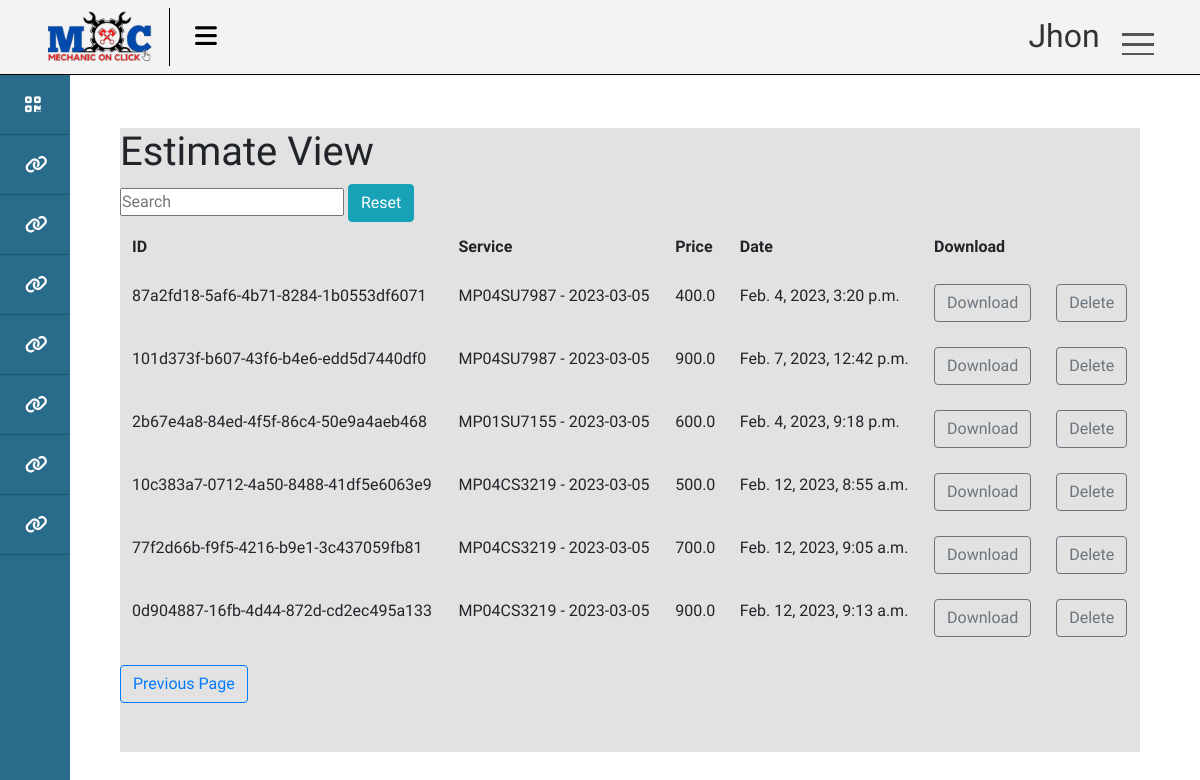
/estimates/ (signed in), run on the app's committed database.
### account/models.py (models this page shows)
class User(AbstractUser):
    class Role(models.TextChoices):
        ADMIN = "ADMIN" , "Admin"
        CUSTOMER = 'CUSTOMER' , "Customer"
        EMPLOYEE = 'EMPLOYEE' , 'Employee'
        HR = 'HR' , 'Human Resource Manager'
        SM = 'SM' , 'Service Manager'
        SA = 'SA' , 'Service Advisor'
        NA = 'NA' , 'NA'
        BSM = 'BSM' , 'Body Shop Manager'
        BSA = 'BSA' , 'Body Shop Advisor'
        CRM = 'CRM' , 'Customer Relationship Manager'
        SPM = 'SPM' , 'Spare Part Manager'
        SPE = 'SPE' , 'Spare Part Executive'
        AM  = 'AM' , 'Account Manager'
    phone = models.CharField(max_length=13,unique=True , null=True , blank=True)
    role = models.CharField(max_length=50 , choices=Role.choices ,default= Role.CUSTOMER)
    is_active = models.BooleanField(default=False)

### ERP/models.py (models this page shows, shortened)
class Estimate(models.Model):
    id = models.UUIDField(
         primary_key = True,
         default = uuid.uuid4,
         editable = False)
    service = models.OneToOneField(Service , on_delete= models.CASCADE)
    price = models.FloatField()
    report = models.FileField(null=True , blank=True)
    created_at = models.DateTimeField(auto_now_add=True , editable=False)

class Service(models.Model):
    class Progress(models.TextChoices):
        WAITING = 'WAITING' , 'Waiting'
        DOING = 'DOING' , 'Doing'
    vehical = models.ForeignKey(Vehical , on_delete=models.SET_NULL, blank=True , null= True)
    center = models.ForeignKey(Center , on_delete=models.SET_NULL , null=True , blank= True)
    services = models.ManyToManyField(CenterServices)
    progress = models.CharField(max_length=20 , choices=Progress.choices , default= Progress.WAITING)
    date = models.DateTimeField(auto_now_add=True)
    additional_services = models.CharField(max_length=200 ,default = None)
    additional_services_cost = models.IntegerField(default=0)
    is_approved = models.BooleanField(default=False)
    def __str__(self) -> str:
        return str(self.vehical.number) + ' - ' + str(self.date.date())

class Vehical(models.Model):
    customer = models.ForeignKey(Customer , on_delete=models.CASCADE)
    number = models.CharField(max_length=20 , unique= True , blank=False , null= False)
    type = models.CharField(max_length=20)

### account/decorators.py (the view)
        def wrapper(request , *args, **kwargs):
            group = None
            role = request.user.role
            print(role)
            if role in allowed_roles:
                return view_func(request , *args, **kwargs)
            else :
                print('User Not allowed')
                return redirect('unauth_page')

### ERP/views.py (called while the page is built)
@login_required(login_url= 'login_page')
@allowed_users(allowed_roles=[User.Role.EMPLOYEE,User.Role.ADMIN])
def estimates(request):
    context = {}
    employee = Employee.objects.get(user = request.user)
    services = Service.objects.filter(center = employee.center)
    estimates = list(Estimate.objects.filter(service__in = services))
    context['estimates'] = estimates
    return render(request , 'ERP/estimate/estimates_view.html',context=context)

### templates/ERP/estimate/estimates_view.html
{% extends 'ERP/base.html' %}
{% load static %}
{% block content %}
<h1> Estimate View</h1>
{% include 'ERP/search_widget.html' %}
<table id = "myTable" class = 'table'>
<tr><th>ID</th><th>Service</th><th>Price</th><th>Date</th><th>Download</th></tr>
{% for estimate in estimates %}
<tr>
    <td>{{estimate.id}}</td>
    <td>{{estimate.service}}</td>
    <td>{{estimate.price}}</td>
    <td>{{estimate.created_at}}</td>
    <td><a href = '{{estimate.report.url}}' class="btn btn-outline-secondary"> Download</a></td>
    <td><a href = '{% url "delete_estimate" estimate.id %}' class="btn btn-outline-secondary"> Delete</a></td>
</tr>
{% endfor %}
</table>
<input class="btn btn-outline-primary" type=button value="Previous Page" onClick="javascript:history.go(-1);">
{% endblock %}

### templates/ERP/base.html (shortened to what this page needs)
{% load static %}
<!DOCTYPE html>
<html lang="en">
<head>
   <link rel="stylesheet" href="{% static 'css/dashboard.css' %}">
   <link rel="stylesheet" href="https://cdn.jsdelivr.net/npm/bootstrap@4.0.0/dist/css/bootstrap.min.css">
 </head>
</head>
<body>
<div id="main">
 <div class="wrapper hover_collapse">
	<div class="top_navbar">
		<div class="logo"><img src="{% static 'img/MoC.png' %}" alt=""></div>
		<div class="menu">
			<div class="hamburger">
				<i class="fas fa-bars"></i>
			</div>
		</div>
	</div>
    <div class="navigation">
		<div class="userBx">
			<p class="username">{{request.user}}</p>
		</div>
		<div class="menuToggle"></div>
      <ul class="menu2">
	  </ul>
	</div>
	{% include 'ERP/dashboard/main_dash.html' %}
	<div class="box">
        {% block content %}
        {% endblock %}
	</div>
</div>
</div>
</body>
</html>

### static/css/dashboard.css (style rules this page uses)
* { font-family: "Baloo Paaji 2", cursive; margin: 0; padding: 0; box-sizing: border-box; list-style: none; text-decoration: none; }
body { background: #ffffff; }
#main { width:100%; height:100%; background-color: salmon; }
.top_navbar { position: fixed; top: 0; left: 0; width: 100%; height: 75px; background: #f3f3f3; box-shadow: 1px 0 2px rgba(0, 0, 0, 0.125); display: flex; align-items: center; border-bottom: 1px solid #000000; }
.top_navbar .logo { width: 170px; padding: 0px 45px; color: white; border-right: 1px solid #000000; }
.top_navbar > .logo > img { width: 110px; }
.top_navbar .menu { width: calc(50% - 250px); padding: 0 25px; display: flex; justify-content: space-between; align-items: center; }
.top_navbar .hamburger { font-size: 25px; cursor: pointer; color: rgb(0, 0, 0); }
.navigation { position: absolute; top: 0px; top: 14px; right: 32px; width: 160px; height: 69px; display: flex; justify-content: space-between; transition: height 0.5s, width 0.5s; overflow: hidden; z-index: 9999; border-radius: 25px; }
.navigation .userBx { position: relative; width: 60px; height: 60px; display: flex; margin-left: 12%; display: flex; align-items: center; justify-content: space-evenly; transition: 0.5s; transition-delay: 0.5s; }
.navigation .userBx .username { white-space: nowrap; text-overflow: hidden; margin-left: 2%; color: #333; font-size: 32px; }
.navigation .menuToggle { position: relative; width: 60px; height: 60px; cursor: pointer; display: flex; justify-content: center; align-items: center; }
.navigation .menuToggle::before { content: ""; position: absolute; width: 32px; height: 3px; background-color: #555; transform: translateY(-10px); box-shadow: 0 10px #555; transition: 0.5s; }
.navigation .menuToggle::after { content: ""; position: absolute; width: 32px; height: 2px; background-color: #555; transform: translateY(10px); transition: 0.5s; }
.menu2 { position: absolute; width: 100%; height: calc(100%-60px); margin-top: 60px; padding: 20px; border-top: 1px solid black; }
#main .box { position: fixed; width: 85%; height: 78%; background-color: #e2e2e2; position: absolute; right:5%; bottom: 6%; }

### data on the page
User: user "Jhon"
Estimate: id "87a2fd18-5af6-4b71-8284-1b0553df6071", service "MP04SU7987 - 2023-03-05", price "400.0", created_at "Feb. 4, 2023, 3:20 p.m."
Estimate: id "101d373f-b607-43f6-b4e6-edd5d7440df0", service "MP04SU7987 - 2023-03-05", price "900.0", created_at "Feb. 7, 2023, 12:42 p.m."
Estimate: id "2b67e4a8-84ed-4f5f-86c4-50e9a4aeb468", service "MP01SU7155 - 2023-03-05", price "600.0", created_at "Feb. 4, 2023, 9:18 p.m."
Estimate: id "10c383a7-0712-4a50-8488-41df5e6063e9", service "MP04CS3219 - 2023-03-05", price "500.0", created_at "Feb. 12, 2023, 8:55 a.m."
Estimate: id "77f2d66b-f9f5-4216-b9e1-3c437059fb81", service "MP04CS3219 - 2023-03-05", price "700.0", created_at "Feb. 12, 2023, 9:05 a.m."
Estimate: id "0d904887-16fb-4d44-872d-cd2ec495a133", service "MP04CS3219 - 2023-03-05", price "900.0", created_at "Feb. 12, 2023, 9:13 a.m."
